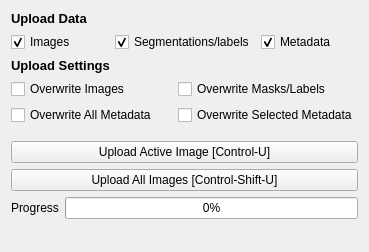
      <widget class="QWidget" name="page_13">
       <property name="geometry">
        <rect>
         <x>0</x>
         <y>0</y>
         <width>369</width>
         <height>252</height>
        </rect>
       </property>
       <attribute name="label">
        <string>Upload</string>
       </attribute>
       <layout class="QVBoxLayout" name="verticalLayout_12">
        <item>
         <widget class="QLabel" name="label_24">
          <property name="font">
           <font>
            <pointsize>10</pointsize>
            <weight>75</weight>
            <bold>true</bold>
           </font>
          </property>
          <property name="text">
           <string>Upload Data</string>
          </property>
         </widget>
        </item>
        <item>
         <layout class="QGridLayout" name="gridLayout_24">
          <item row="0" column="1">
           <widget class="QCheckBox" name="upload_segmentations_setting">
            <property name="text">
             <string>Segmentations/labels</string>
            </property>
            <property name="checked">
             <bool>true</bool>
            </property>
           </widget>
          </item>
          <item row="0" column="0">
           <widget class="QCheckBox" name="upload_images_setting">
            <property name="text">
             <string>Images</string>
            </property>
            <property name="checked">
             <bool>true</bool>
            </property>
           </widget>
          </item>
          <item row="0" column="2">
           <widget class="QCheckBox" name="upload_metadata_setting">
            <property name="text">
             <string>Metadata</string>
            </property>
            <property name="checked">
             <bool>true</bool>
            </property>
           </widget>
          </item>
         </layout>
        </item>
        <item>
         <widget class="QLabel" name="label_32">
          <property name="font">
           <font>
            <pointsize>10</pointsize>
            <weight>75</weight>
            <bold>true</bold>
           </font>
          </property>
          <property name="text">
           <string>Upload Settings</string>
          </property>
         </widget>
        </item>
        <item>
         <layout class="QGridLayout" name="gridLayout_25">
          <item row="0" column="0">
           <widget class="QCheckBox" name="upload_overwrite_images">
            <property name="enabled">
             <bool>true</bool>
            </property>
            <property name="text">
             <string>Overwrite Images</string>
            </property>
           </widget>
          </item>
          <item row="1" column="0">
           <widget class="QCheckBox" name="overwrite_all_metadata">
            <property name="enabled">
             <bool>true</bool>
            </property>
            <property name="text">
             <string>Overwrite All Metadata</string>
            </property>
           </widget>
          </item>
          <item row="1" column="1">
           <widget class="QCheckBox" name="overwrite_selected_metadata">
            <property name="enabled">
             <bool>true</bool>
            </property>
            <property name="text">
             <string>Overwrite Selected Metadata</string>
            </property>
           </widget>
          </item>
          <item row="0" column="1">
           <widget class="QCheckBox" name="upload_overwrite_masks">
            <property name="enabled">
             <bool>true</bool>
            </property>
            <property name="text">
             <string>Overwrite Masks/Labels</string>
            </property>
           </widget>
          </item>
         </layout>
        </item>
        <item>
         <spacer name="verticalSpacer_21">
          <property name="orientation">
           <enum>Qt::Vertical</enum>
          </property>
          <property name="sizeType">
           <enum>QSizePolicy::Minimum</enum>
          </property>
          <property name="sizeHint" stdset="0">
           <size>
            <width>20</width>
            <height>10</height>
           </size>
          </property>
         </spacer>
        </item>
        <item>
         <widget class="QPushButton" name="upload_active">
          <property name="enabled">
           <bool>true</bool>
          </property>
          <property name="text">
           <string>Upload Active Image [Control-U]</string>
          </property>
         </widget>
        </item>
        <item>
         <widget class="QPushButton" name="upload_all">
          <property name="enabled">
           <bool>true</bool>
          </property>
          <property name="text">
           <string>Upload All Images [Control-Shift-U]</string>
          </property>
         </widget>
        </item>
        <item>
         <layout class="QGridLayout" name="gridLayout_31">
          <item row="0" column="1">
           <widget class="QProgressBar" name="upload_progressbar">
            <property name="enabled">
             <bool>true</bool>
            </property>
            <property name="value">
             <number>0</number>
            </property>
           </widget>
          </item>
          <item row="0" column="0">
           <widget class="QLabel" name="label_125">
            <property name="text">
             <string>Progress</string>
            </property>
           </widget>
          </item>
         </layout>
        </item>
        <item>
         <spacer name="verticalSpacer_43">
          <property name="orientation">
           <enum>Qt::Vertical</enum>
          </property>
          <property name="sizeHint" stdset="0">
           <size>
            <width>20</width>
            <height>40</height>
           </size>
          </property>
         </spacer>
        </item>
       </layout>
      </widget>
